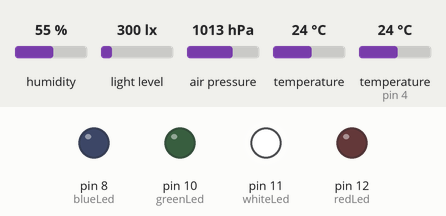
A program run on a simulated Raspberry Pi (header pin numbers). On the bench: output pins drawn as LEDs (lit = HIGH). The inputs (shaded band) are chosen by the test bench; at power-on: temperature (sensor on pin 4) 24 °C, humidity 55 %, light level 300 lx, air pressure 1013 hPa, temperature 24 °C. Web requests get an empty 200 reply after 0.4 s; what the program prints to the terminal is not drawn.

Above: at 1.2 s.
1.3 s: temperature (sensor on pin 4) set to 12 °C
At 12.6 s:
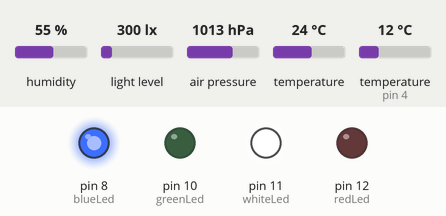
13.3 s: temperature (sensor on pin 4) set to 19.7 °C
24.0 s: temperature (sensor on pin 4) set to 20.5 °C
At 34.9 s:
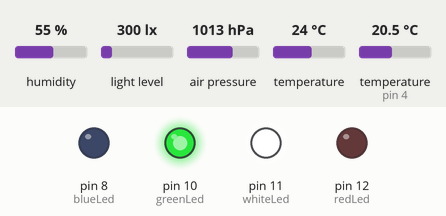
35.2 s: temperature (sensor on pin 4) set to 23.3 °C
45.9 s: temperature (sensor on pin 4) set to 24.6 °C
At 56.5 s:
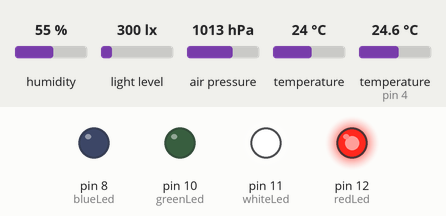
57.1 s: temperature (sensor on pin 4) set to 19 °C
At 67.8 s:
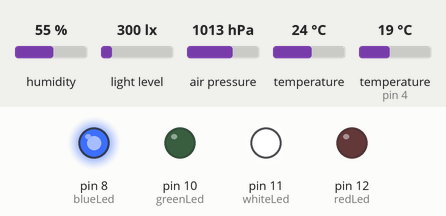
Timing chart, 0 to 69.1 s (numbered marks = the images above; inputs shaded):
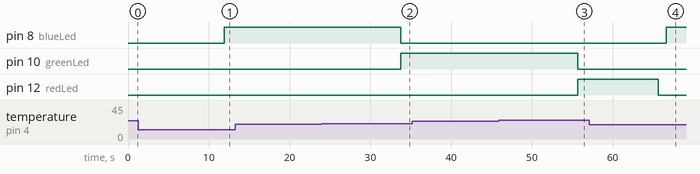

The program:

program.py
```python
#!/usr/bin/python3
import Adafruit_DHT
import Adafruit_BMP.BMP085 as BMP085
import requests
import time
import RPi.GPIO as GPIO
from pprint import pprint
import smbus

DHT_SENSOR = Adafruit_DHT.DHT22
DHT_PIN = 4
URL = "https://ksi-projektas.herokuapp.com/api/arduino/newmat1"
redLed = 12
blueLed = 8
greenLed = 10
whiteLed = 11

GPIO.setwarnings(False)    # Ignore warning for now
GPIO.setmode(GPIO.BOARD)   # Use physical pin numbering
GPIO.setup(blueLed, GPIO.OUT, initial=GPIO.LOW)   # Set pin 8 to be an output pin and set initial value to low (off)
GPIO.setup(redLed, GPIO.OUT, initial=GPIO.LOW)
GPIO.setup(greenLed, GPIO.OUT, initial=GPIO.LOW)
GPIO.setup(whiteLed, GPIO.OUT, initial=GPIO.LOW)
GPIO.output(whiteLed, GPIO.HIGH)


minTemp = 20.0
maxTemp = 24.0

# Define some constants from the datasheet
DEVICE     = 0x23 # Default device I2C address
POWER_DOWN = 0x00 # No active state
POWER_ON   = 0x01 # Power on
RESET      = 0x07 # Reset data register value

# Start measurement at 4lx resolution. Time typically 16ms.
CONTINUOUS_LOW_RES_MODE = 0x13
# Start measurement at 1lx resolution. Time typically 120ms
CONTINUOUS_HIGH_RES_MODE_1 = 0x10
# Start measurement at 0.5lx resolution. Time typically 120ms
CONTINUOUS_HIGH_RES_MODE_2 = 0x11
# Start measurement at 1lx resolution. Time typically 120ms
# Device is automatically set to Power Down after measurement.
ONE_TIME_HIGH_RES_MODE_1 = 0x20
# Start measurement at 0.5lx resolution. Time typically 120ms
# Device is automatically set to Power Down after measurement.
ONE_TIME_HIGH_RES_MODE_2 = 0x21
# Start measurement at 1lx resolution. Time typically 120ms
# Device is automatically set to Power Down after measurement.
ONE_TIME_LOW_RES_MODE = 0x23

#bus = smbus.SMBus(0) # Rev 1 Pi uses 0
bus = smbus.SMBus(1)  # Rev 2 Pi uses 1

def convertToNumber(data):
  # Simple function to convert 2 bytes of data
  # into a decimal number
  return ((data[1] + (256 * data[0])) / 1.2)

def readLight(addr=DEVICE):
  data = bus.read_i2c_block_data(addr,ONE_TIME_HIGH_RES_MODE_1)
  return convertToNumber(data)


while True:
    GPIO.output(redLed, GPIO.LOW)
    humidity, temperature = Adafruit_DHT.read_retry(DHT_SENSOR, DHT_PIN)

    if humidity is not None and temperature is not None:
        print("Temp={0:0.1f}*C  Humidity={1:0.1f}%".format(temperature, humidity))
    else:
        print("Failed to retrieve data from humidity sensor")
    sensor = BMP085.BMP085()
    temp = sensor.read_temperature()
    pressure = sensor.read_pressure()

    print('Temp = {0:0.2f} *C'.format(temp))
    print('Pressure = {0:0.2f} Pa'.format(pressure))

    ligth = readLight()
    print("Light Level : " + str(ligth) + " lux")
    # defining a params dict for the parameters to be sent to the API
    data = {'temperature1':temperature,
            'humidity':humidity,
            'temperature2':temp,
            'presure':pressure,
            'light':ligth,}
    # sending post request and saving response as response object
    r = requests.post(url = URL, data = data)

    try:
        print(r.text)
        data = r.json()
#       pprint(data)

        maxTemp = data['results'][0]['Max_Temp']
        minTemp = data['results'][0]['Min_Temp']

        GPIO.output(whiteLed, GPIO.LOW)
    except:
        GPIO.output(whiteLed, GPIO.HIGH)
        print("ParsingError")

    if (temperature < minTemp and temperature < maxTemp):
        GPIO.output(blueLed, GPIO.HIGH)
        GPIO.output(greenLed, GPIO.LOW)
        GPIO.output(redLed, GPIO.LOW)
    elif (temperature > minTemp and temperature < maxTemp):
        GPIO.output(blueLed, GPIO.LOW)
        GPIO.output(greenLed, GPIO.HIGH)
        GPIO.output(redLed, GPIO.LOW)
    elif (temperature > minTemp and temperature > maxTemp):
        GPIO.output(blueLed, GPIO.LOW)
        GPIO.output(greenLed, GPIO.LOW)
        GPIO.output(redLed, GPIO.HIGH)


    print(minTemp)
    print(maxTemp)
    print("Cycle Done")

#    GPIO.output(blueLed, GPIO.HIGH) # Turn on
#    GPIO.output(greenLed, GPIO.HIGH)
#    GPIO.output(redLed, GPIO.HIGH)
#    time.sleep(1) # Sleep for 1 second
#    GPIO.output(blueLed, GPIO.LOW) # Turn off
#    GPIO.output(greenLed, GPIO.LOW)
#    GPIO.output(redLed, GPIO.LOW)
#    time.sleep(1) # Sleep for 1 second

    time.sleep(10)
```

Measured:
- the behaviour switches between 20 and 20.1 °C on temperature (sensor on pin 4) (found by bisection; images 1 and 2)
- the behaviour switches between 24 and 24.1 °C on temperature (sensor on pin 4) (found by bisection; images 2 and 3)
- after the input at 1.3 s, pin 8 (blueLed): LOW → HIGH after 10.6 s
- after the input at 13.3 s, every drawn part: stays the same
- after the input at 24.0 s, pin 8 (blueLed): HIGH → LOW after 9.8 s; pin 10 (greenLed): LOW → HIGH after 9.8 s
- after the input at 35.2 s, every drawn part: stays the same
- after the input at 45.9 s, pin 10 (greenLed): HIGH → LOW after 9.8 s; pin 12 (redLed): LOW → HIGH after 9.8 s
- after the input at 57.1 s, pin 8 (blueLed): LOW → HIGH after 9.5 s; pin 12 (redLed): goes on until 65.7 s, then stays LOW
